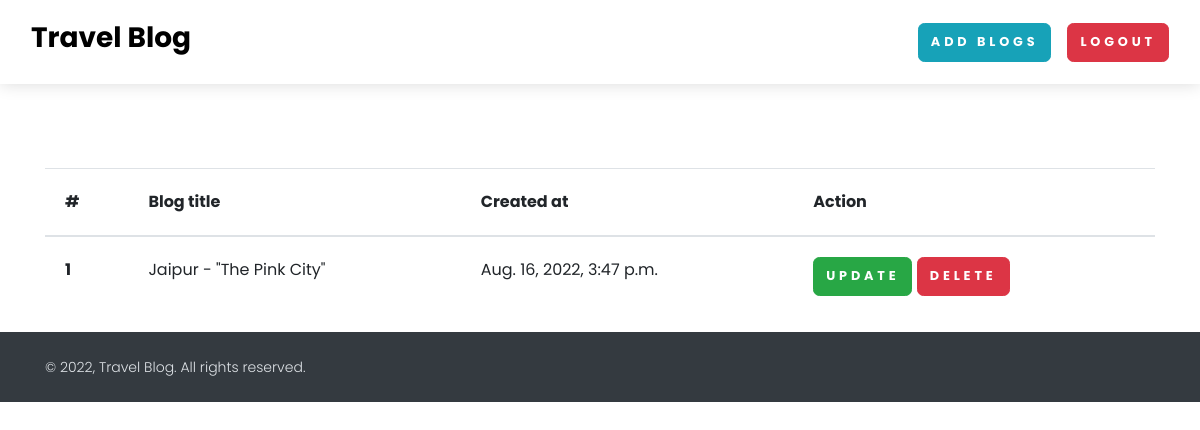
The page /see-blog/ (signed in) on the database its author committed.
### home/models.py (models this page shows, shortened)
class BlogModel(models.Model):
    title = models.CharField(max_length=1000)
    content = FroalaField()
    slug = models.SlugField(max_length=1000, null=True, blank=True)
    user = models.ForeignKey(User, blank=True, null=True,
                             on_delete=models.CASCADE)
    image = models.ImageField(upload_to='blog')
    created_at = models.DateTimeField(auto_now_add=True)
    upload_to = models.DateTimeField(auto_now=True)
    def __str__(self):
        return self.title

### home/views.py (the view)
# urls.py: path('see-blog/', see_blog, name="see_blog"),
def see_blog(request):
    context = {}
    try:
        blog_objs = BlogModel.objects.filter(user=request.user)
        context['blog_objs'] = blog_objs
    except Exception as e:
        print(e)
    print(context)
    return render(request, 'see_blog.html', context)

### home/templates/see_blog.html
{% extends "base.html" %}
{% block start %}
<section class="mt-5 pt-5">
    <div class="container">
        <table class="table">
        <thead>
          <tr>
            <th scope="col">#</th>
            <th scope="col">Blog title</th>
            <th scope="col">Created at</th>
            <th scope="col">Action</th>
          </tr>
        </thead>
        <tbody>
            {% for blog in blog_objs %}
          <tr>
            <th scope="row">{{forloop.counter}}</th>
            <td>{{blog.title}}</td>
            <td>{{blog.created_at}}</td>
            <td>
                <a href="{%  url 'blog_update' blog.slug %}" class="btn btn-success">Update</a>
                <a href="{% url 'blog_delete' blog.id %}" class="btn btn-danger">Delete</a>
            </td>
          </tr>
          {% endfor %}
          </tbody>
          </table>
    </div>
</section>
{% endblock %}

### home/templates/base.html (shortened to what this page needs)
<!DOCTYPE html>
<html lang="en">
  <head>
    <link rel="stylesheet" href="/media/css/nouislider.css">
    <link rel="stylesheet" href="/media/css/swiper.min.css">
    <link rel="stylesheet" href="/media/css/magnific-popup.css">
    <link rel="stylesheet" href="/media/css/default.css" id="theme-stylesheet">
    <link rel="stylesheet" href="https://cdnjs.cloudflare.com/ajax/libs/font-awesome/4.7.0/css/font-awesome.min.css">
   </head>
  <body style="padding-top: 72px;">
    <header class="header">
      <nav class="navbar navbar-expand-lg fixed-top shadow navbar-light bg-white">
        <div class="container-fluid">
          <div class="d-flex align-items-center"><a class="navbar-brand py-1" href="/">
          <h3>Travel Blog</h3>
          </div>
          <div class="collapse navbar-collapse" id="navbarCollapse">
            <ul class="navbar-nav ml-auto">
              {% if request.user.is_authenticated %}
              <li class="nav-item mt-3 mt-lg-0 ml-lg-3 d-lg-none d-xl-inline-block">
                <a class="btn btn-info" href="{% url 'add_blog' %}">Add Blogs</a>
              </li>
              <li class="nav-item mt-3 mt-lg-0 ml-lg-3 d-lg-none d-xl-inline-block">
                <a class="btn btn-danger" href="{% url 'logout_view' %}">Logout</a>
              </li>
              {% else %}
              <li class="nav-item mt-3 mt-lg-0 ml-lg-3 d-lg-none d-xl-inline-block">
                <a class="btn btn-primary" href="{% url 'login_view' %}">Add Blog</a>
              </li>
              {% endif %}
            </ul>
          </div>
        </div>
      </nav>
    </header>
    {% block start %}
    {% endblock %}
    <footer class="position-relative z-index-10 d-print-none">
      <div class="py-4 font-weight-light bg-gray-800 text-gray-300">
        <div class="container">
          <div class="row align-items-center">
            <div class="col-md-6 text-center text-md-left">
              <p class="text-sm mb-md-0">&copy; 2022, Travel Blog.  All rights reserved.</p>
            </div>
          </div>
        </div>
      </div>
    </footer>
  </body>
</html>

### rows shown on the page
BlogModel: title "Jaipur - \"The Pink City\"", created_at "Aug. 16, 2022, 3:47 p.m."
